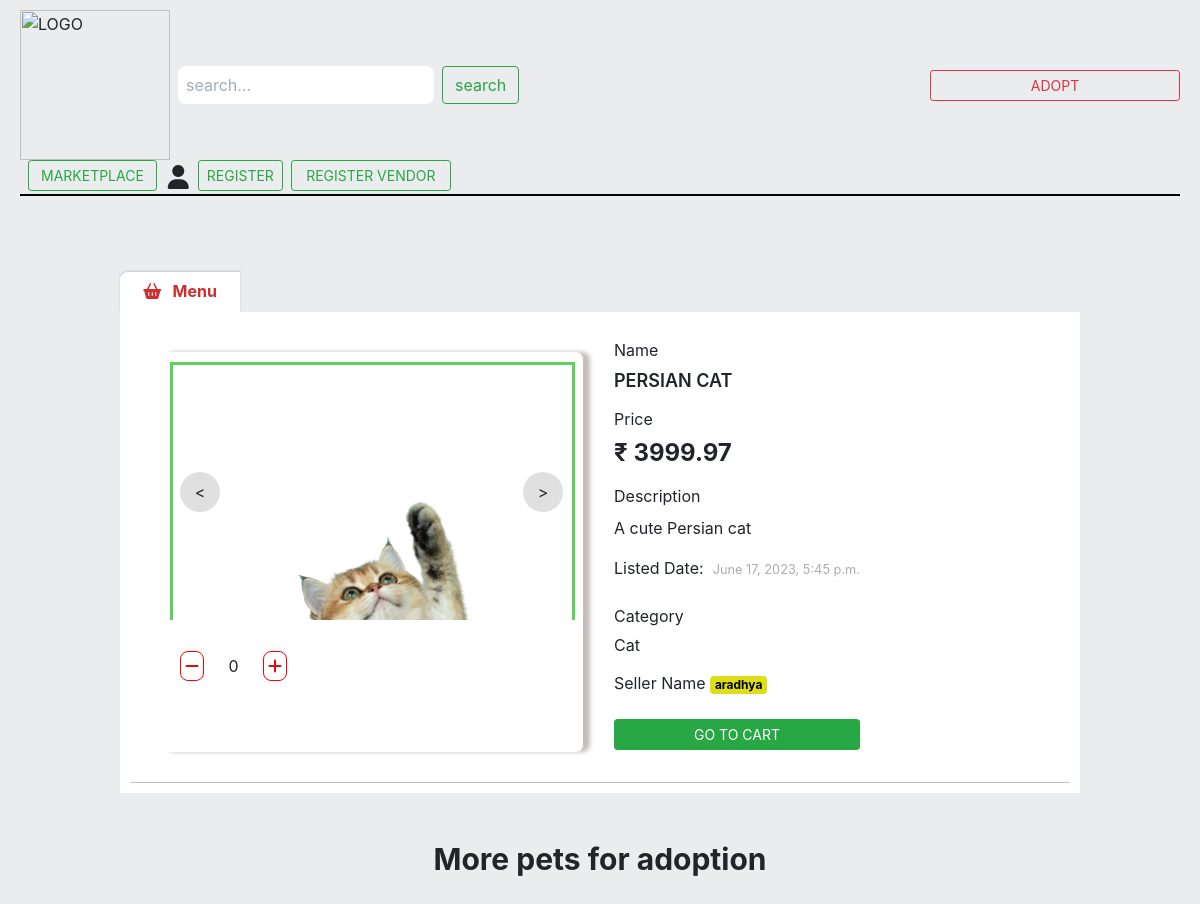
/marketplace/food_details/32/, run on the app's committed database.
### menu/models.py (models this page shows, shortened)
class FoodItem(models.Model):
    vendor = models.ForeignKey(Vendor,on_delete=models.CASCADE)
    category = models.ForeignKey(Category, on_delete=models.CASCADE,related_name='fooditems')
    food_title = models.CharField(max_length=50)
    slug = models.SlugField(max_length=100,unique=True)
    description = models.TextField(max_length=200,blank=True)
    price = models.DecimalField(max_digits=8, decimal_places=2)
    image = models.ImageField(upload_to='foodimage')
    image_2 = models.ImageField(upload_to='foodimage',blank=True,null=True)
    image_3 = models.ImageField(upload_to='foodimage',blank=True,null=True)
    image_4 = models.ImageField(upload_to='foodimage',blank=True,null=True)
    image_5 = models.ImageField(upload_to='foodimage',blank=True,null=True)
    is_available = models.BooleanField(default=True)
    created_at = models.DateTimeField(auto_now_add=True)
    updated_at = models.DateTimeField(auto_now=True)
    def __str__(self):
        return self.food_title

class Category(models.Model):
    vendor = models.ForeignKey(Vendor, on_delete=models.CASCADE)
    category_name = models.CharField(max_length=50,unique=True)
    slug = models.SlugField(max_length=100,unique=True)
    description = models.TextField(max_length=250,blank=True)
    created_at = models.DateTimeField(auto_now_add=True)
    modified_at = models.DateTimeField(auto_now=True)
    class Meta:
        verbose_name = 'category'
        verbose_name_plural = 'categories'
    def __str__(self):
        return self.category_name

### vendor/models.py (models this page shows, shortened)
class Vendor(models.Model):
    user = models.OneToOneField(User, related_name='user', on_delete=models.CASCADE)
    user_profile = models.OneToOneField(UserProfile, related_name='user_profile', on_delete=models.CASCADE)
    vendor_name = models.CharField(max_length=50)
    vendor_licence = models.ImageField(upload_to= 'vendor/licence')
    vendor_slug = models.SlugField(max_length=100,unique=True)
    is_approved = models.BooleanField(default=False)
    created_date = models.DateTimeField(auto_now_add=True)
    modified_at = models.DateTimeField(auto_now=True)
    def __str__(self):
        return self.vendor_name

### marketplace/views.py (the view)
# urls.py: path('food_details/<int:pk>/',views.food_details, name='food_details'),
def food_details(request,pk=None):
    food = FoodItem.objects.get(is_available=True,pk=pk)
    fooditems = FoodItem.objects.filter(price = 0)
    context = {
        'food':food,
        'fooditems':fooditems
    }
    return render(request,'marketplace/food_details.html',context)

### accounts/context_processors.py (called while the page is built)
def get_vendor(request):
    try:
        vendor = Vendor.objects.get(user=request.user)
    except:
        vendor =None
    return dict(vendor=vendor)

def get_user_profile(request):
    try:
        user_profile = UserProfile.objects.get(user= request.user)
    except:
        user_profile = None
    return dict(user_profile=user_profile)

def get_google_api(request):
    return {'GOOGLE_API_KEY': settings.GOOGLE_API_KEY}

def get_paypal_clint_id(request):
    return{'PAYPAL_CLINT_ID':settings.PAYPAL_CLINT_ID}

### marketplace/context_processors.py (called while the page is built, shortened)
def get_cart_counter(request):
    cart_count = 0
    return dict(cart_count=cart_count)

def get_cart_amount(request):
    subtotal = 0
    tax = 0
    grand_total = 0
    tax_dict = {}
    return dict(subtotal=subtotal, tax=tax, grand_total=grand_total,tax_dict=tax_dict)

### orders/request_object.py (called while the page is built)
def RequestObjectMiddleware(get_response):
    def middleware(request):
        models.request_object = request
        response = get_response(request)
        return response
    return middleware

### templates/marketplace/food_details.html (shortened to what this page needs)
{% extends 'accounts/base.html'%} {% block content %} {%load static %}
<!DOCTYPE html>
<html lang="en">
<head>
</head>
<body>
    <div class="vendor_all_category">
        <div class="main_category">
            <div class="menu_title">
                <strong style="color: rgb(205, 46, 46);"><i class="fa fa-shopping-basket"></i> &nbsp; Menu</strong>
            </div>
            <div id="main_category">
                <div class="category_food">
                    {% if food %}
                    <div class="food_details">
                        <div style="width: 405px; height: 258px; overflow: hidden; ">
                            <img class="image" src="{{food.image.url}}" alt="" style="display: none;  border: 3px solid rgb(92, 210, 92);">
                        </div>
                        <div class="arrow left-arrow">
                            <span>&lt;</span>
                        </div>
                        <div class="arrow right-arrow">
                            <span>&gt;</span>
                        </div>
                        <div class="add_items_to_cart mt-4">
                            <a href="#" class="decrees_cart" data-id="{{food.id}}" data-url="{% url 'decrees_cart' food.id %}"><i class="fas fa-minus" style="color: rgb(219, 15, 15);"></i></a>
                            <label id="qty-{{food.id}}">0 </label>
                            <a href="#" class="add_to_cart" data-id="{{food.id}}" data-url="{% url 'add_to_cart' food.id %}"><i class=" fas fa-plus" style="color: rgb(219, 15, 15);"></i></a>
                        </div>
                    </div>
                    <div class="food_detail">
                        <div class="title">
                            <div class="mt-3 mb-3">
                                <label>Name</label>
                                <h3 class=" text-uppercase">{{food}}</h3>
                            </div>
                            <div class="mt-3 mb-3">
                                <label>Price</label>
                                <h4 class="">₹ {{food.price}}</h4>
                            </div>
                            <div class="mt-3 mb-3">
                                <label>Description</label>
                                <p class="">{{food.description}}</p>
                            </div>
                            <div class="mt-3 mb-3">
                                <label>Listed Date: </label>&nbsp;
                                <small class="">{{food.created_at}}</small>
                            </div>
                            <div class="mt-3 mb-3">
                                <label>Category</label>
                                <h2 class="">{{food.category}}</h2>
                            </div>
                            <div class="mt-3 mb-3">
                                <label>Seller Name</label>
                                <a href="{% url 'vendor_detail' food.vendor.vendor_slug %}" class="badge badge-warning" style="color: black; background-color: rgb(222, 222, 22);">{{ food.vendor }}</a>
                            </div>
                        </div>
                        <a href="{% url 'cart'%}" class=" btn btn-sm btn-success">GO TO CART</a>
                    </div>
                    {%endif%}
                </div>
            </div>
        </div>
        <h4 class="text-center mt-5" style="font-size: 30px;"><strong>More pets for adoption</strong></h4>
    </div>
</body>
</html>
{%endblock%}

### templates/accounts/base.html (style rules this page uses)
* { box-sizing: border-box; padding: 0; margin: 0; }
body { background-color: rgba(231, 234, 236, 0.868); }
.btn-sm { --bs-btn-padding-y: 0.25rem; width: 100%; }

### templates/marketplace/food_details.html (style rules this page uses)
.vendor_all_category { margin: 2cm auto; width: 80%; justify-content: space-around; box-sizing: border-box; }
.menu_title { background-color: white; height: 40px; padding-top: 7px; width: 120px; box-sizing: border-box; text-align: center; border-radius: 8px 0px 0px 0px; box-shadow: 0px -1px 2px rgb(204, 199, 199); }
#main_category { background-color: white; width: 100%; box-sizing: border-box; padding: 10px; }
#main_category small { color: rgb(176, 172, 172); }
.category_food { display: flex; border-bottom: 1px solid rgb(195, 189, 189); }
.category_food .food_details { width: 424px; height: 400px; overflow: hidden; margin: 30px; padding: 10px; border-radius: 8px; position: relative; border-right: 1px solid rgb(195, 189, 189); box-shadow: 6px 0 4px rgb(195, 189, 189); }
.add_items_to_cart { padding: 10px; justify-content: space-between; }
.add_items_to_cart a { border: 1px solid red; border-radius: 8px; padding: 4px; }
.add_items_to_cart label { margin: 0 20px; }
.arrow { position: absolute; top: 30%; width: 40px; height: 40px; cursor: pointer; background-color: rgba(213, 211, 211, 0.711); border-radius: 50%; display: flex; justify-content: center; align-items: center; }
.left-arrow { left: 20px; }
.right-arrow { right: 20px; }
.food_detail h4 { font-size: x-large; font-weight: 700; }
.food_detail h3 { font-size: large; font-weight: 600; }

### data on the page
FoodItem: image (picture), food_title "PERSIAN CAT", price "3999.97", description "A cute Persian cat", created_at "June 17, 2023, 5:45 p.m.", category "Cat", vendor "aradhya"
